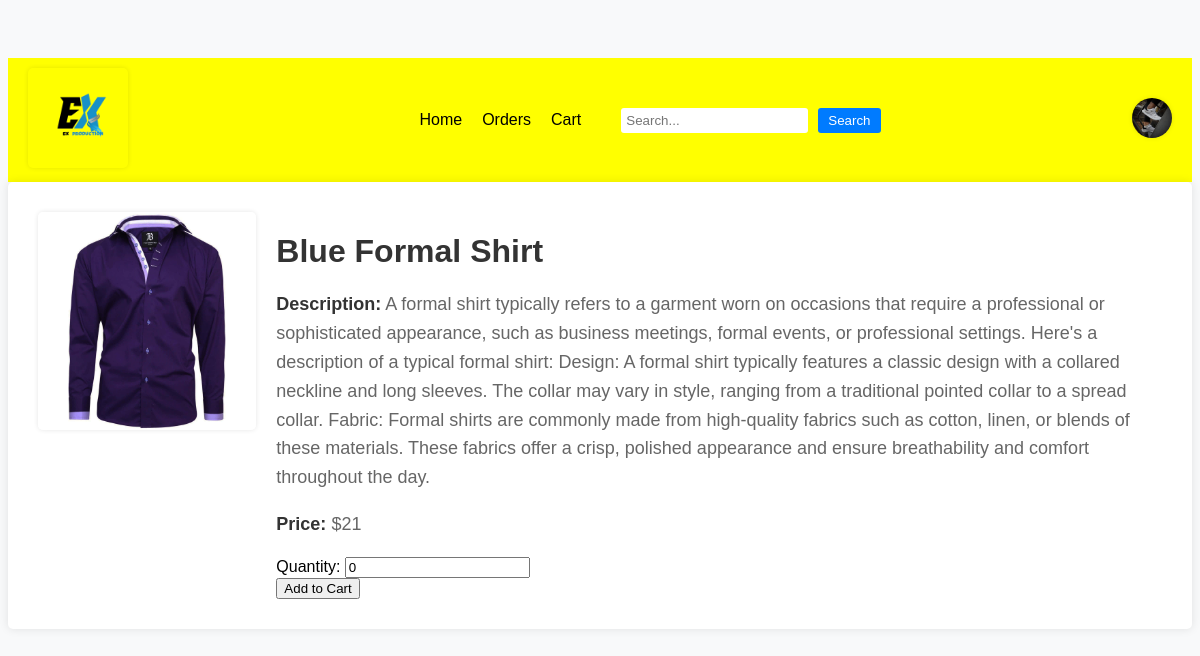
/productpage/6 (signed in), run on the app's committed database.
### ecommerceApp/models.py (models this page shows, shortened)
class Products(models.Model):
    product_id = models.AutoField(primary_key=True)
    name = models.CharField(max_length=100)
    description = models.TextField(default='No description available')
    image = models.ImageField(upload_to='product_image')
    price = models.IntegerField()
    stock = models.IntegerField(default=0)

### ecommerceApp/views.py (the view, shortened to what this page needs)
# urls.py: path('productpage/<int:product_id>' , views.productpage , name='productpage'),
def productpage(request, product_id):
    product = get_object_or_404(Products, product_id=product_id)
    user = request.user
    return render(request, 'productpage.html', {'product': product})

### templates/productpage.html (shortened to what this page needs)
{% extends "navbar.html" %}
{% load static %}
{% block additional_css %} <link rel="stylesheet" type="text/css" href="{% static 'css/productpage.css' %}">
{% endblock additional_css %}
{% block body %}
<div class="container">
    <div class="row">
        <div class="col-md-6">
            <img src="{{ product.image.url }}" alt="{{ product.name }}">
        </div>
        <div class="col-md-6 product-details">
            <h1>{{ product.name }}</h1>
            <p><strong>Description:</strong> {{ product.description }}</p>
            <p><strong>Price:</strong> ${{ product.price }}</p>
            {% if user.is_authenticated %}
            <form method="post" action="/productpage/{{product.product_id}}">
                <div class="qn">
                    <label for="quantity">Quantity:</label>
                    <input type="number" id="quantity" name="quantity" value="0" min="0">
                </div>
                <button type="submit">Add to Cart</button>
            </form>
            {% else %}
              <p>First SignIn your self as a user for using ex production</p>
              <a href="/signin">Signin</a>
            {% endif %}
        </div>
    </div>
</div>
{% endblock body %}

### static/css/productpage.css (style rules this page uses)
body { font-family: Arial, sans-serif; background-color: #f8f9fa; padding-top: 50px; }
.container { background-color: #fff; border-radius: 5px; box-shadow: 0 0 10px rgba(0, 0, 0, 0.1); padding: 30px; }
h1 { font-size: 32px; margin-bottom: 20px; color: #333; }
img { max-width: 100%; height: auto; border-radius: 5px; box-shadow: 0 0 5px rgba(0, 0, 0, 0.1); }
.product-details { margin-left: 20px; }
p { font-size: 18px; line-height: 1.6; color: #666; }
strong { color: #333; }
.row { display: flex; }

### data on the page
Products: image (picture), name "Blue Formal Shirt", description "A formal shirt typically refers to a garment worn on occasions that require a professional or sophisticated appearance, such as business meetings, formal events, or professional settings. Here's a description of a typical formal shirt: Design: A formal shirt typically features a classic design with a collared neckline and long sleeves. The collar may vary in style, ranging from a traditional pointed collar to a spread collar. Fabric: Formal shirts are commonly made from high-quality fabrics such as cotton, linen, or blends of these materials. These fabrics offer a crisp, polished appearance and ensure breathability and comfort throughout the day.", price "21"
